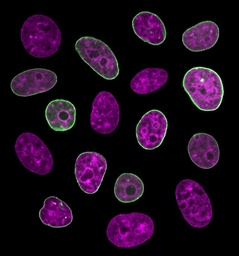
#> input picture cell2.jpg, 239 x 256 px, shrunk from 1200 x 1286 before the run
$ python dip_hw1_region_analysis.py --image cell2.jpg
#> lines starting #> are read from the running program, lines starting #| are printed output that depends on the picture; after the words box and inside, x2 and y2 are one past the last pixel; in counts of white or black regions, pixels touching at a corner belong together; long printed decimals are rounded
### region_analysis/binary_image.py

import cv2
import numpy as np
import sys
import os
from random import uniform
import matplotlib.pyplot as plt


class binary_image:

    def compute_histogram(self, image):
        """Computes the histogram of the input image
        takes as input:
        image: a grey scale image
        returns a histogram"""

        (row, col) = image.shape
        hist = [0] * 256

        for i in range(row):
            for j in range(col):
                hist[image[i, j]] += 1

        return hist

    def find_optimal_threshold(self,thresh,hist):
        """analyses a histogram it to find the optimal threshold value assuming a bimodal histogram
        takes as input
        hist: a bimodal histogram
        returns: an optimal threshold value"""
        count =0;
        intensity = list()

        for i in range(0, 256):
            if (hist[i] != 0):
                intensity.append(i)


        k = intensity[0]
        j = intensity[-1]

        min_intensity = min(intensity)
        max_intensity = max(intensity)

        sum_t = 0
        count_t = 0
        sum_end = 0
        count_end = 0
        t = 0
        thresh_data = round(thresh)
        for x in range(0, thresh_data):
            sum_t = sum_t + intensity[x]
            count_t = count_t + 1

        mean_thresh = sum_t / count_t
        for y in range(thresh_data, len(intensity)):
            sum_end = sum_end + intensity[y]
            count_end = count_end + 1

        mean_end = sum_end / count_end
        avg = round((mean_thresh + mean_end) / 2)
        while 1:
            if (abs(avg - thresh_data) == 0):
                thresh_data = avg
                t = 1
                # print(thresh_data)
                break
            else:
                t = 0
                c = self.find_optimal_threshold(avg,hist)

                thresh_data = c
                break

            if t == 1:
                thresh_data = avg
                print(thresh_data)
                break

        return thresh_data


    def binarize(self, image,a):
        """Comptues the binary image of the the input image based on histogram analysis and thresholding
        take as input
        image: an grey scale image
        returns: a binary image"""
        [k, l] = image.shape
        I_binary = image
        #print(image)
        print("assigned", I_binary)
        for i in range(0, k):
            for j in range(0, l):
                if (image[i, j]) < a:
                    I_binary[i, j] = 255
                else:
                    I_binary[i, j] = 0

        print("evauated", I_binary)
        I_binary = image.copy()
        print(I_binary)
        return I_binary
        bin_img = image.copy()

### region_analysis/cell_counting.py
import cv2
import numpy as np
import sys
from skimage import color as sk
class cell_counting:

    def blob_coloring(self, image):
        """Uses the blob coloring algorithm based on 8 pixel window assign region names
        takes a input:
        image: binary image
        return: a list of regions"""
        regions = dict()
        I = image
        [m, n] = I.shape
        # print(n)
        R = np.zeros((m, n), np.uint8)
        count_val = 1
        for i in range(m - 1):
            for j in range(n - 1):
                if I[i, j] == 255 and I[i, j - 1] == 0 and I[i - 1, j - 1] == 0 and I[i - 1, j] == 0 and I[
                            i - 1, j + 1] == 0:
                    R[i, j] = count_val
                    count_val = count_val + 1
                if I[i, j] == 255 and I[i, j - 1] == 0 and I[i - 1, j - 1] == 0 and I[i - 1, j] == 0 and I[
                            i - 1, j + 1] == 255:
                    R[i, j] = R[i - 1, j + 1]
                if I[i, j] == 255 and I[i, j - 1] == 0 and I[i - 1, j - 1] == 0 and I[i - 1, j] == 255 and I[
                            i - 1, j + 1] == 0:
                    R[i, j] = R[i - 1, j]
                if I[i, j] == 255 and I[i, j - 1] == 0 and I[i - 1, j - 1] == 255 and I[i - 1, j] == 0 and I[
                            i - 1, j + 1] == 0:
                    R[i, j] = R[i - 1, j - 1]
                if I[i, j] == 255 and I[i, j - 1] == 255 and I[i - 1, j - 1] == 0 and I[i - 1, j] == 0 and I[
                            i - 1, j + 1] == 0:
                    R[i, j] = R[i, j - 1]
                if I[i, j] == 255 and I[i, j - 1] == 255 and I[i - 1, j - 1] == 255 and I[i - 1, j] == 0 and I[
                            i - 1, j + 1] == 0:
                    if R[i, j] == R[i, j - 1] == R[i - 1, j - 1]:
                        R[i, j] = R[i - 1, j - 1]
                    else:
                        R[i, j - 1] = R[i - 1, j - 1]
                        R[i, j] = R[i, j - 1]
                if I[i, j] == 255 and I[i, j - 1] == 255 and I[i - 1, j - 1] == 0 and I[i - 1, j] == 255 and I[
                            i - 1, j + 1] == 0:
                    if R[i, j] == R[i, j - 1] == R[i - 1, j]:
                        R[i, j] = R[i, j - 1]
                    else:
                        R[i, j - 1] = R[i - 1, j]
                        R[i, j] = R[i, j - 1]

                if I[i, j] == 255 and I[i, j - 1] == 255 and I[i - 1, j - 1] == 0 and I[i - 1, j] == 0 and I[
                            i - 1, j + 1] == 255:
                    if R[i, j] == R[i, j - 1] == R[i - 1, j + 1]:
                        R[i, j] = R[i, j - 1]
                    else:
                        R[i, j - 1] = R[i - 1, j + 1]
                        R[i, j] = R[i, j - 1]

                if I[i, j] == 255 and I[i, j - 1] == 0 and I[i - 1, j - 1] == 255 and I[i - 1, j] == 255 and I[
                            i - 1, j + 1] == 0:
                    if R[i, j] == R[i - 1, j - 1] == R[i - 1, j]:
                        R[i, j] = R[i - 1, j]
                    else:
                        R[i - 1, j - 1] = R[i - 1, j]
                        R[i, j] = R[i - 1, j - 1]
                if I[i, j] == 255 and I[i, j - 1] == 0 and I[i - 1, j - 1] == 255 and I[i - 1, j] == 0 and I[
                            i - 1, j + 1] == 255:
                    if R[i, j] == R[i - 1, j - 1] == R[i - 1, j + 1]:
                        R[i, j] = R[i - 1, j - 1]
                    else:
                        R[i - 1, j - 1] = R[i - 1, j + 1]
                        R[i, j] = R[i - 1, j - 1]
                if I[i, j] == 255 and I[i, j - 1] == 0 and I[i - 1, j - 1] == 0 and I[i - 1, j] == 255 and I[
                            i - 1, j + 1] == 255:
                    if R[i, j] == R[i - 1, j] == R[i - 1, j + 1]:
                        R[i, j] = R[i - 1, j]
                    else:
                        R[i - 1, j] = R[i - 1, j + 1]
                        R[i, j] = R[i - 1, j]
                if I[i, j] == 255 and I[i, j - 1] == 0 and I[i - 1, j - 1] == 255 and I[i - 1, j] == 255 and I[
                            i - 1, j + 1] == 255:
                    if R[i, j] == R[i - 1, j] == R[i - 1, j + 1] == R[i - 1, j - 1]:
                        R[i, j] = R[i - 1, j]
                    else:
                        R[i - 1, j] = R[i - 1, j + 1]
                        R[i - 1, j - 1] = R[i - 1, j]
                        R[i, j] = R[i - 1, j - 1]
                if I[i, j] == 255 and I[i, j - 1] == 255 and I[i - 1, j - 1] == 0 and I[i - 1, j] == 255 and I[
                            i - 1, j + 1] == 255:
                    if R[i, j] == R[i - 1, j] == R[i - 1, j + 1] == R[i, j - 1]:
                        R[i, j] = R[i - 1, j]
                    else:
                        R[i - 1, j] = R[i - 1, j + 1]
                        R[i, j - 1] = R[i - 1, j]
                        R[i, j] = R[i, j - 1]
                if I[i, j] == 255 and I[i, j - 1] == 255 and I[i - 1, j - 1] == 255 and I[i - 1, j] == 0 and I[
                            i - 1, j + 1] == 255:
                    if R[i, j] == R[i, j - 1] == R[i - 1, j + 1] == R[i - 1, j - 1]:
                        R[i, j] = R[i, j - 1]
                    else:
                        R[i - 1, j - 1] = R[i - 1, j + 1]
                        R[i, j - 1] = R[i - 1, j - 1]
                        R[i, j] = R[i, j - 1]
                if I[i, j] == 255 and I[i, j - 1] == 255 and I[i - 1, j - 1] == 255 and I[i - 1, j] == 255 and I[
                            i - 1, j + 1] == 0:
                    if R[i, j] == R[i, j - 1] == R[i - 1, j] == R[i - 1, j - 1]:
                        R[i, j] = R[i, j - 1]
                    else:
                        R[i - 1, j - 1] = R[i - 1, j]
                        R[i, j - 1] = R[i - 1, j - 1]
                        R[i, j] = R[i, j - 1]
                if I[i, j] == 255 and I[i, j - 1] == 255 and I[i - 1, j - 1] == 255 and I[i - 1, j] == 255 and I[
                            i - 1, j + 1] == 255:
                    if R[i, j] == R[i, j - 1] == R[i - 1, j] == R[i - 1, j - 1]:
                        R[i, j] = R[i, j - 1]
                    else:
                        R[i - 1, j] = R[i - 1, j + 1]
                        R[i - 1, j - 1] = R[i - 1, j]
                        R[i, j - 1] = R[i - 1, j - 1]
                        R[i, j] = R[i, j - 1]

        print(R)

        colored_val = sk.label2rgb(R)
        # print(colored_val.shape)

        # [k,l] = colored_val.shape
        print(count_val)

        for k in range(1, count_val):
            regions[k] = []
            for i in range(m):
                for j in range(n):
                    if R[i, j] == k:
                        regions[k].append([i, j])

        print("Regions:",regions)

        return regions


    def compute_statistics(self, region):
        """Compute cell statistics area and location
        takes as input
        region: a list of pixels in a region
        returns: area"""

        final_region = dict()
        reg_count = 1
        for i in range(1, len(region) + 1):
            if (len(region[i]) > 15):
                gx = 0
                gy = 0
                for j in range(len(region[i])):
                    gx += (region[i][j][0] / len(region[i]))
                    gy += (region[i][j][1] / len(region[i]))

                final_region[reg_count] = [[int(gx), int(gy)], len(region[i])]
                reg_count += 1


        print(final_region)
        # Please print your region statistics to stdout
        # <region number>: <location or center>, <area>
        # print(stats)


        # Please print your region statistics to stdout
        # <region number>: <location or center>, <area>
        # print(stats)

        return final_region

    def mark_regions_image(self, image, stats):
        """Creates a new image with computed stats
        takes as input
        image: a list of pixels in a region
        stats: stats regarding location and area
        returns: image marked with center and area"""
        for i in range(1, len(stats) + 1):
            ix = stats[i][0][0]
            iy = stats[i][0][1]

            cv2.putText(image, "*", (ix, iy), cv2.QT_FONT_NORMAL, 0.2, (126, 0, 0))

        return image

### dip_hw1_region_analysis.py
"""dip_hw1.py: Starter file to run howework 1"""

#Example Usage: ./dip_hw1_region_analysis -i imagename.jpg


__author__      = "Pranav Mantini"
__email__ = "pmantini@uh.edu"
__version__ = "1.0.0"

import cv2
import sys
from datetime import datetime
import matplotlib
from random import uniform
matplotlib.use('Agg')
import matplotlib.pyplot as plt

from region_analysis import binary_image as bi
from region_analysis import cell_counting as cc

def display_image(window_name, image):
    """A function to display image"""
    cv2.namedWindow(window_name)
    cv2.imshow(window_name, image)
    cv2.waitKey(0)


def main():
    """ The main funtion that parses input arguments, calls the approrpiate
     interpolation method and writes the output image"""

    #Parse input arguments
    from argparse import ArgumentParser

    parser = ArgumentParser()

    parser.add_argument("-i", "--image", dest="image",
                        help="specify the name of the image", metavar="IMAGE")

    args = parser.parse_args()

    #Load image
    if args.image is None:
        print("Please specify the name of image")
        print("use the -h option to see usage information")
        sys.exit(2)
    else:
        image_name = args.image.split(".")[0]
        input_image = cv2.imread(args.image, 0)
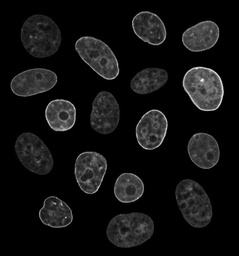
#> input_image: shape (256, 239); min 0, max 244, mean 17.8


    bin_img = bi.binary_image()
    hist = bin_img.compute_histogram(input_image)
#> hist = 256 values, max 37645 at index 0, min 0 at index 197, mean 239

    outputDir = 'output/cellct/'

    #Saving histogram to output directory
    hist_fig = plt.plot(hist)
#> hist_fig = 1 item
    plt.savefig(outputDir+"hist.png")
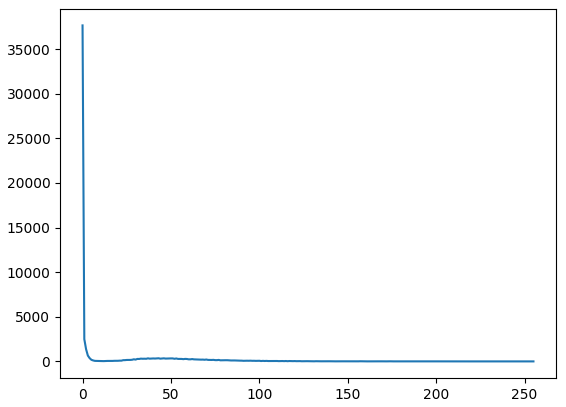
#> figure drawn by matplotlib, 1 panel; curve peaks at x = 0, y = 37645
    intensity1 = list()
    #frequency = list(range(0, 256))
    for i in range(0, 256):
        if (hist[i] != 0):
            intensity1.append(i)
#> after the loop, intensity1 = 221 values from 0 to 244

    k = intensity1[0]
#> k = 0
    j = intensity1[-1]
#> j = 244
    min_intensity = min(intensity1)
#> min_intensity = 0
    max_intensity = max(intensity1)
#> max_intensity = 244
    rand_val = min_intensity + (max_intensity - min_intensity) * uniform(0, 1)
#> rand_val = 206
    print(rand_val)
#| 206.039

    #threshold = bin_img.find_optimal_threshold(hist)
    threshold = bin_img.find_optimal_threshold(rand_val,hist)
#> after the loop in find_optimal_threshold, `for i in range(0, 256):`: intensity = 221 values from 0 to 244
#> in find_optimal_threshold, `k = intensity[0]`: k = 0
#> in find_optimal_threshold, `j = intensity[-1]`: j = 244
#> in find_optimal_threshold, `min_intensity = min(intensity)`: min_intensity = 0
#> in find_optimal_threshold, `max_intensity = max(intensity)`: max_intensity = 244
#> in find_optimal_threshold, `thresh_data = round(thresh)`: thresh_data = 206
#> the loop in find_optimal_threshold, `for x in range(0, thresh_data):` made 206 passes
#> sum_t on passes 1 to 3: 0, 1, 3
#> after the loop in find_optimal_threshold, `for x in range(0, thresh_data):`: sum_t = 21124
#> in find_optimal_threshold, `mean_thresh = sum_t / count_t`: mean_thresh = 102.5
#> the loop in find_optimal_threshold, `for y in range(thresh_data, len(intensity)):` made 15 passes
#> sum_end on passes 1 to 12: 207, 415, 624, 837, 1051, 1271, 1492, 1715, 1939, 2165, 2394, 2625
#> after the loop in find_optimal_threshold, `for y in range(thresh_data, len(intensity)):`: count_end = 15; sum_end = 3338
#> in find_optimal_threshold, `mean_end = sum_end / count_end`: mean_end = 222.5
#> in find_optimal_threshold, `avg = round((mean_thresh + mean_end) / 2)`: avg = 163
#> the loop in find_optimal_threshold, `while 1:` made 1 pass
#> (thresh_data, c) on pass 1: (111, 111)
#> threshold = 111
    print("Optimal threshold: ", threshold)
#| Optimal threshold:  111

    binary_img = bin_img.binarize(input_image,threshold)
#> (printed output is left out)
#> after the loop in binarize, `for i in range(0, k):`:
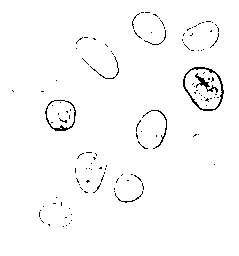
#> I_binary: shape (256, 239); 98.1% white; black in thin lines or dots, all inside (x1, y1, x2, y2) = (12, 12, 224, 227)
#> (printed output is left out)
#> (printed output is left out)
    output_image_name = outputDir + "binary_image_" + datetime.now().strftime("%m%d-%H%M%S") + ".jpg"
    cv2.imwrite(output_image_name, binary_img)


    #blobcoloring
    cell_count_obj = cc.cell_counting()

    regions = cell_count_obj.blob_coloring(binary_img)
#> after the loop in blob_coloring, `for i in range(m - 1):`:
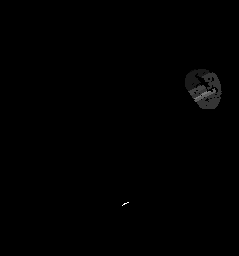
#> R: shape (256, 239); min 0, max 19, mean 0.0628; drawn with min black and max white
#> (printed output is left out)
#| 20
#> (printed output is left out)
#> regions = 19 items
    stats = cell_count_obj.compute_statistics(regions)
#> the loop in compute_statistics, `for i in range(1, len(region) + 1):` made 19 passes
#> after the loop in compute_statistics, `for i in range(1, len(region) + 1):`: final_region = {1: [[78, 193], 278], 2: [[92, 209], 510], 3: [[89, 196], 75], 4: [[95, 205], 64], 5: [[94, 202], 29]}; reg_count = 6
#> stats has the same summary as final_region in compute_statistics


    cell_stats_img = cell_count_obj.mark_regions_image(binary_img, stats)
#> the loop in mark_regions_image, `for i in range(1, len(stats) + 1):` made 5 passes
    output_image_name = outputDir + "cell_stats_" + datetime.now().strftime("%m%d-%H%M%S") + ".jpg"
    cv2.imwrite(output_image_name, cell_stats_img)


if __name__ == "__main__":
    main()
